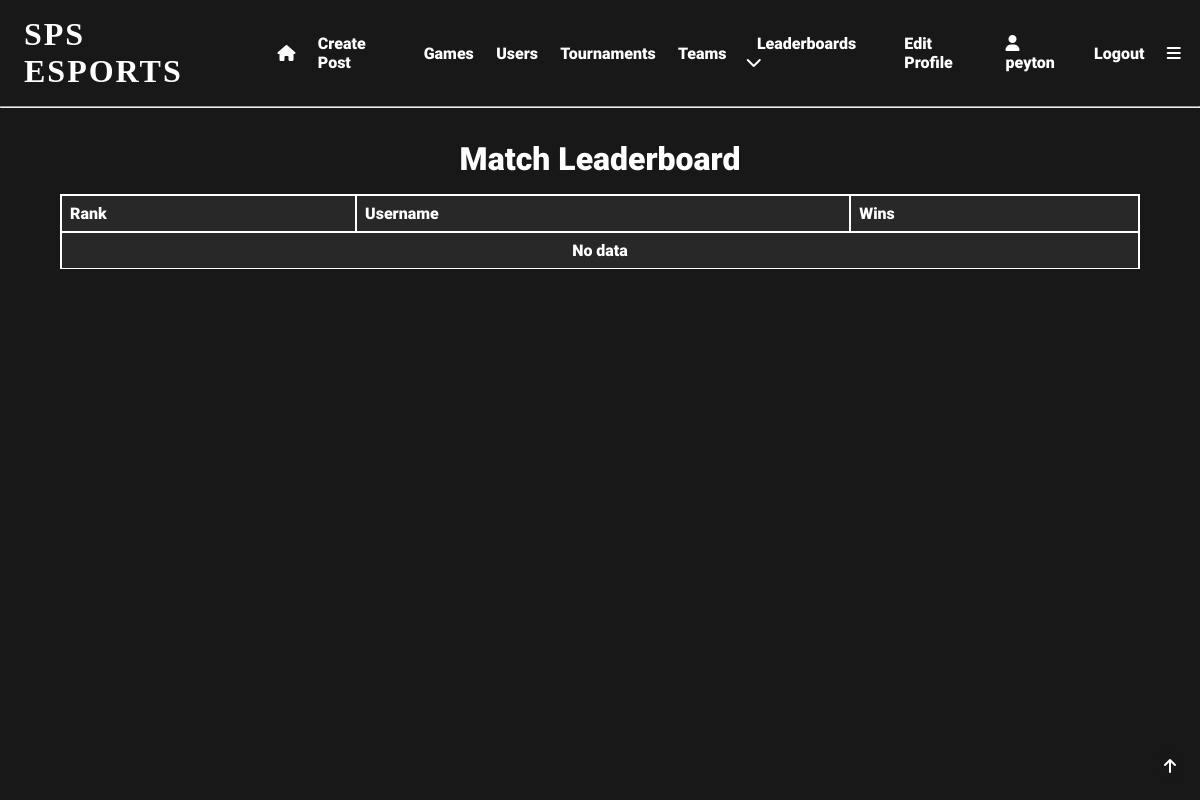
The app's page /match_leaderboard (signed in), older data.
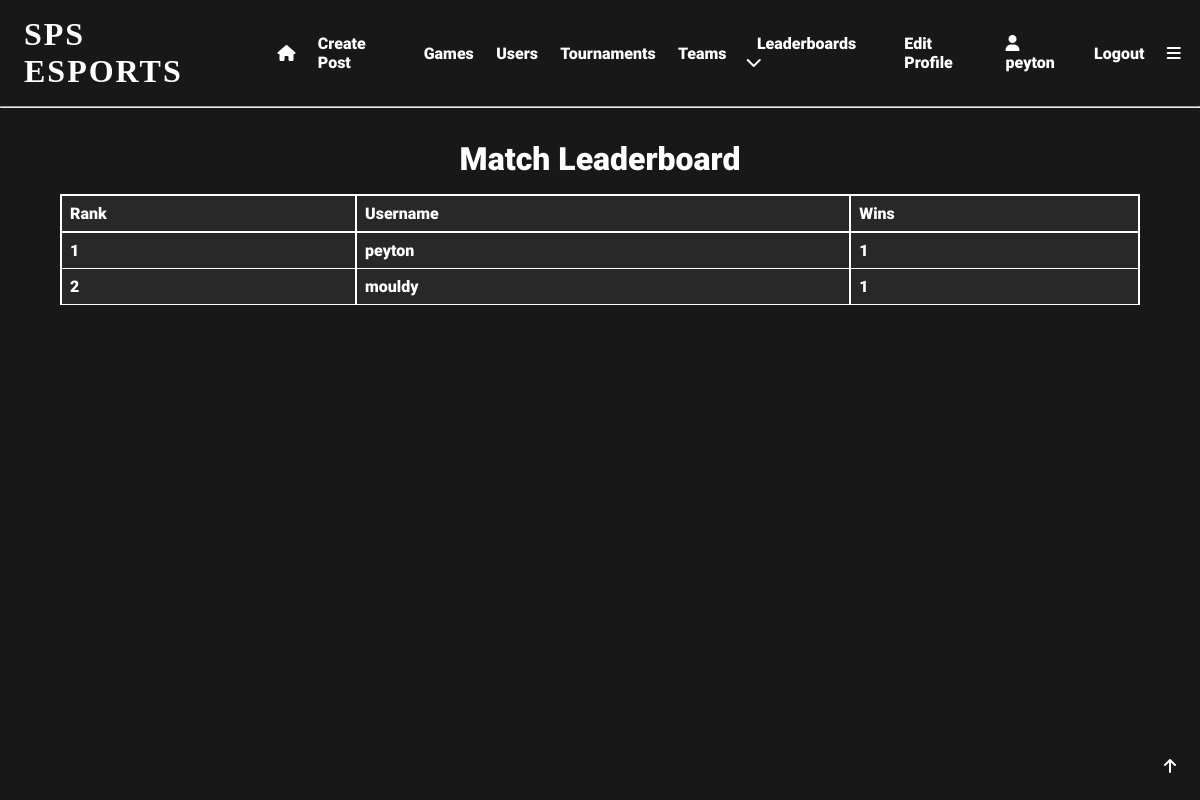
The same page, newer data.
### app/models.py (models this page shows, shortened)
class User(UserMixin, db.Model):
    user_id = db.Column(db.Integer, primary_key=True)
    username = db.Column(db.String(64), index=True, unique=True)
    email = db.Column(db.String(120), index=True, unique=True)
    password_hash = db.Column(db.String(128), nullable=False)
    pfp = db.Column(db.String(140))
    user_bio = db.Column(db.String(140), default='New to SPS eSports!!!')
    pronouns = db.Column(db.String(64), nullable=True)
    skill_level = db.Column(db.String(64), default='Unsure')
    role = db.Column(db.String(64))
    grade = db.Column(db.String(64), nullable=True)
    availability = db.Column(db.String(140), default='Unsure')
    teams = db.relationship('Teams', back_populates='user')
    team_users = db.relationship('TeamUsers', back_populates='user')
    posts = db.relationship('Posts', back_populates='user')
    likes = db.relationship('Likes', back_populates='user')
    tournaments = db.relationship('Tournaments', back_populates='user')
    favourite_games = db.relationship('FavouriteGames', back_populates='user')
    tournament_users = db.relationship('TournamentUsers', back_populates='user')
    comments = db.relationship('Comments', back_populates='user')
    matches = db.relationship('Matches', back_populates='user')
    match_users = db.relationship('MatchUsers', back_populates='user')
    following = db.relationship('Following', backref='user', foreign_keys='Following.user_id')
    followed = db.relationship('Following', foreign_keys='Following.following_id')

### app/routes.py (the view)
@app.route('/match_leaderboard', methods=['GET', 'POST'])
@login_required
def match_leaderboard():
    users = User.query.filter_by(role='Student').all()
    leaderboard = []
    for user in users:
        matches_won = MatchUsers.query.filter_by(match_user=user.user_id).count()
        if matches_won > 0:
            leaderboard.append((user, matches_won))
    leaderboard = sorted(leaderboard, key=lambda x: x[1], reverse=True)
    return render_template('match_leaderboard.html', title="Match Leaderboard", leaderboard=leaderboard)

### app/models.py (called while the page is built)
@login.user_loader
def load_user(user_id):
    return User.query.get(int(user_id))  # returns the user id as an integer

### app/templates/match_leaderboard.html
{% extends 'base.html' %}
{% block content %}
<div class="centre">
    <div class="results">
        <h1>Match Leaderboard</h1>
        <table>
            <tr>
                <th>Rank</th>
                <th>Username</th>
                <th>Wins</th>
            </tr>
            {% set count = namespace(c=0) %}
            {% if leaderboard == [] %}
                <tr>
                    <td colspan="3" style="text-align: center;">
                        No data
                    </td>
                </tr>
            {% endif %}
            {% for entry in leaderboard %}
            {% set count.c = count.c + 1 %}
            <tr>
                <td>
                    {{count.c}}
                </td>
                <td>
                    {{entry[0].username}}
                </td>
                <td>
                    {{entry[1]}}
                </td>
            </tr>
            {% endfor %}
        </table>
    </div>
</div>
{% endblock %}

### app/templates/base.html (shortened to what this page needs)
<!DOCTYPE html>
<html lang="en">
<head>
    <link rel="stylesheet" href="{{ url_for('static', filename='css/styles.css') }}">
</head>
<body>
  <div id="top" class="header">
      {% if current_user.is_anonymous %}
        <h1 onclick="location.href='login'">SPS ESPORTS</h1>
        <a href="{{ url_for('login') }}">Login</a>
        <a href="{{ url_for('register') }}">Register</a>
      {% else %}
        <h1 onclick="location.href='{{url_for('index')}}'">SPS ESPORTS</h1>
        <a href="{{ url_for('index') }}"><i class="fa-solid fa-house"></i></a>
        <a href="{{ url_for('create_post') }}">Create Post</a>
        <a href="{{ url_for('search') }}">Games</a>
        <a href="{{ url_for('user_search') }}">Users</a>
        <a href="{{ url_for('tournament_search') }}">Tournaments</a>
        <a href="{{url_for('team_search')}}">Teams</a>
        <div class="expand">
            <div class="expand-button">
                <a href="javascript:showDropdown()">Leaderboards  <i class="fa-solid fa-chevron-down"></i></a>
            </div>
        </div>
        <a href="{{ url_for('edit_profile') }}">Edit Profile</a>
        <a href="{{ url_for('user', username=current_user.username) }}"><i class="fa-solid fa-user"></i>   {{current_user.username}}</a>
        <a href="{{ url_for('logout') }}">Logout</a>
        <a href="javascript:navBar()"><i class="fa-solid fa-bars"></i></a>
      {% endif %}
  </div>
    <hr>
  <div class="topbutton">
    <a href="#top"><i class="fa-solid fa-arrow-up"></i></a>
  </div>
{% block content %} {% endblock %}
</body>
</html>

Row changes from the older to the newer data that the page shows:
now on one of the page's lists (row edited): User: c "1", username "peyton", user_id "1"
added User: c "2", username "mouldy", entry "1"
Text that changed along with them:
text no longer shown: "No data"
